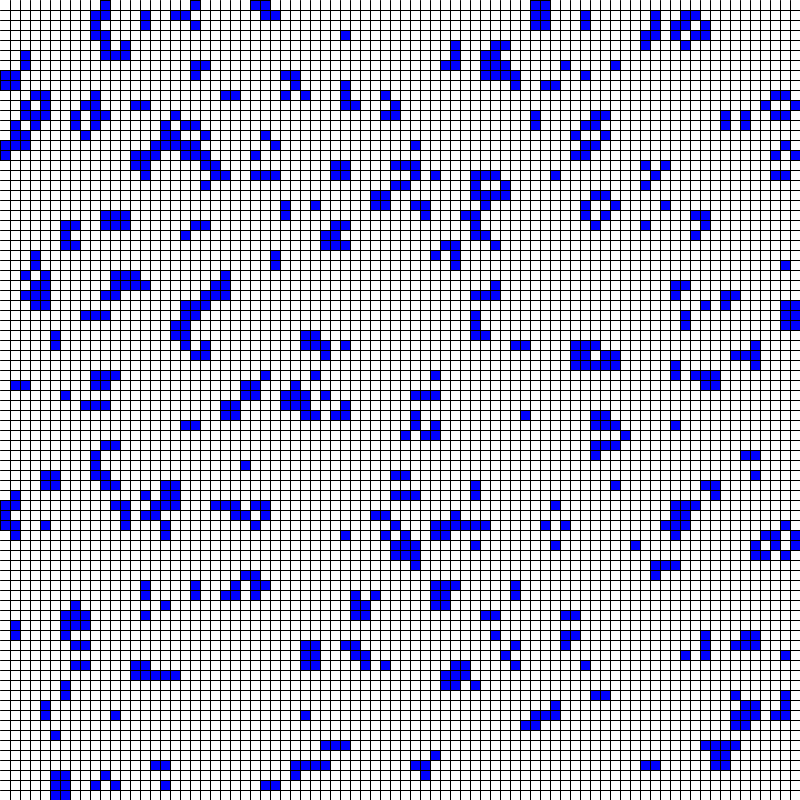
Frame 1 (no input)
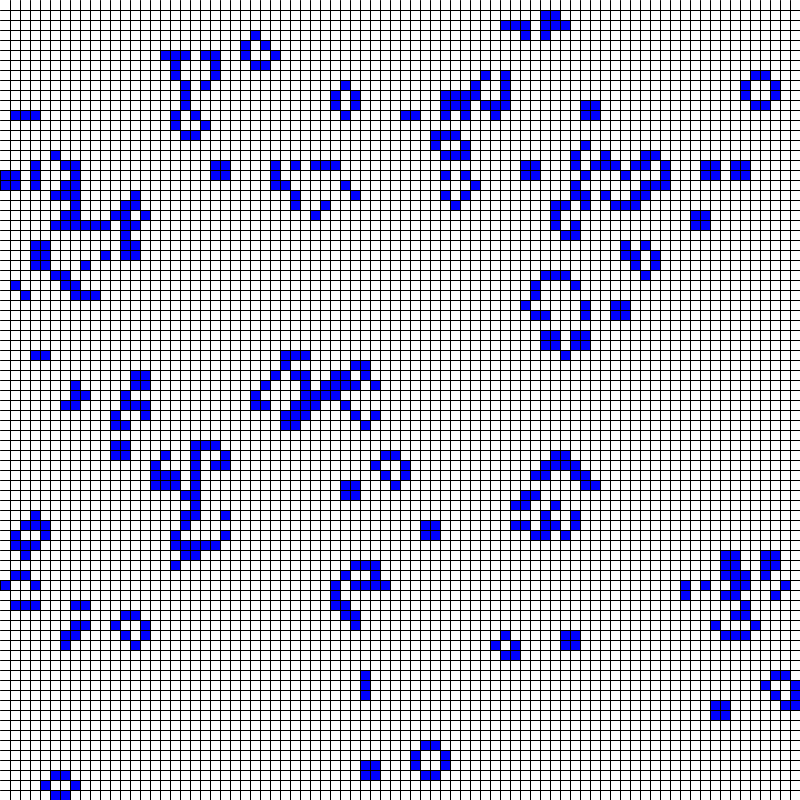
Frame 60 (the mouse pressed at the canvas centre just before this capture)
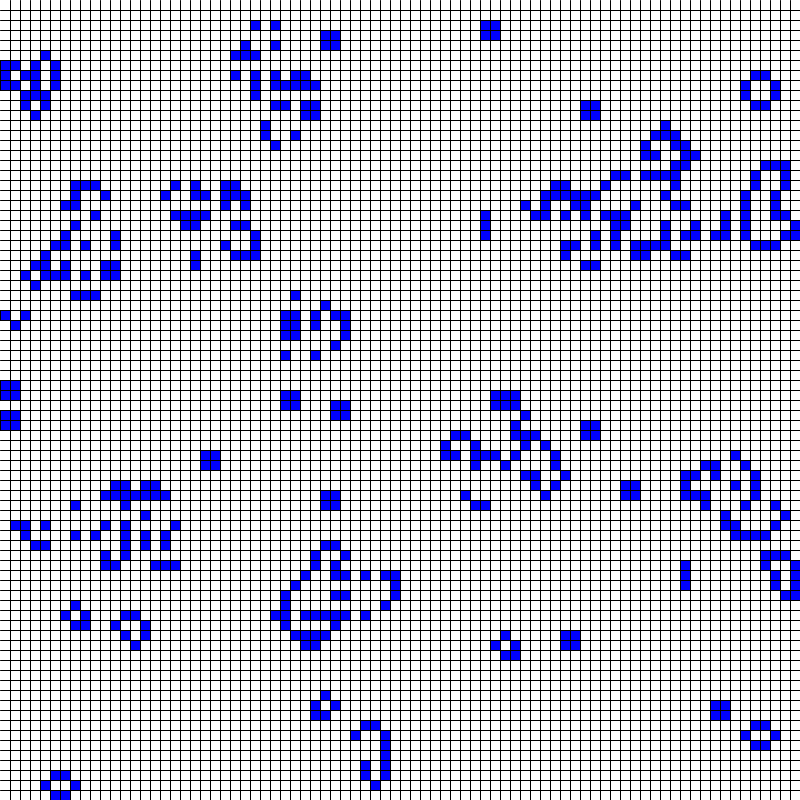
Frame 120 (the mouse held since frame 60 and released just before this capture)

The Processing sketch that drew these frames (run headless with seeded random() and noise(); from frame 60 on, the mouse is pressed at the canvas centre):

// Processing sketch: GameOfLife
// ── GameOfLife.pde
/* https://processing.org/reference/ ...Se uso la página de referencias de Proccessing para todos las funciones en el código.
https://en.wikipedia.org/wiki/Conway's_Game_of_Life#Examples_of_patterns ...De está página estan basadas las reglas del juego.
https://processing.org/examples/gameoflife.html ...Me inspiré de este código para hacer los controles por teclado.
*/
//
//
//Tamaño de la celula representada por un cuadrado.
int tCelula = 10; 
// Probabilidad de que aparezca una celula inicial de 0-100
float probabilidad = 15;
//Cuadricula On-Off - Presiona 'C' para poner o quitar la cuadricula
boolean switchCuadricula = true;
//Variable controladora de tiempo, para controlarlo presiona las teclas '+' o '-'.
int tiempo = 110;
//Variable para pausar el programa. presiona la tecla 'P'.
boolean pausa = false;
//Variable para decidir como comenzar el juego
char entrada;
//Arreglos
boolean[][] celulas;
boolean[][] ancestros;

void setup(){
  
  size(800,800); //Tamaño de la pantalla, se recomienda que sean multiplos del tamaño de la célula
  background(255,255,255);
  fill(0,0,255); //Color rojo
  int x = width/tCelula;
  int y = height/tCelula;
  celulas = new boolean[y][x];
  ancestros = new boolean[y][x];
  
  if(switchCuadricula)cuadricula(width,height);  //Agregar o quitar cuadricula
  
  for(int i = 0; i < y; i += 1){
    for(int j = 0; j < x; j += 1){
      celulas[i][j] = false;
      float r = random(0,1);    //Probabilidad de estar viva
      if(r < probabilidad/100){
        square(j * tCelula, i * tCelula, tCelula);
        ancestros[i][j] = true;
      }else{
        ancestros[i][j] = false;
      }
      
    }
  }
  
  
}

void draw(){
  int x = width/tCelula;
  int y = height/tCelula;
  int limSupX = x - 1;
  int limSupY = y - 1;
  int contador;
  background(255,255,255);
  if(switchCuadricula)cuadricula(width,height);
  //Estado de pausa, solo imprime lo último guardado en celulas[][]
  if(pausa){
    for(int i = 0; i < y; i += 1){
      for(int j = 0; j < x; j += 1){
        if(celulas[i][j])square(j * tCelula, i * tCelula, tCelula);
        }
      }
  }else{//Estado de pausa
  for(int i = 0; i < y; i += 1){
    for(int j = 0; j < x; j += 1){
         contador = 0;
        
        if(j < limSupX){                                  //Ver a la derecha
          if(ancestros[i][j+1]){
            contador += 1;
          }
        }
        if(j > 0){                                       //Ver a la izquierda
          if(ancestros[i][j-1]){
            contador += 1;
          }
        }
        if(i < limSupY){                                //Ver arriba
          if(ancestros[i+1][j]){
            contador += 1;
          }
        }
        if(i > 0){                                      //Ver abajo
          if(ancestros[i-1][j]){
            contador += 1;
          }
        }
        if((j < limSupX) && (i < limSupY)){                //Ver abajo derecha
          if(ancestros[i+1][j+1]){
            contador += 1;
          }
        }
        if((j > 0) && (i > 0)){                           //Ver arriba izquierda
          if(ancestros[i-1][j-1]){
            contador += 1;
          }
        }
        if((i < limSupY) && (j > 0)){                    //Ver abajo izquierda
          if(ancestros[i+1][j-1]){
            contador += 1;
          }
        }
        if((i > 0) && (j < limSupX)){                    //Ver arriba derecha
          if(ancestros[i-1][j+1]){
            contador += 1;
          }
        }
        //Verificación de si está viva o muerta la célula
        if(contador == 3){
          celulas[i][j] = true; 
        }else if((contador == 2) && (ancestros[i][j]==true)){
          celulas[i][j] = true;
        }else{
          celulas[i][j] = false;
        }
        
      }
    }
    //Imprime el estado acutal de las celulas
    for(int i = 0; i < y; i += 1){
      for(int j = 0; j < x; j += 1){
        if(celulas[i][j])square(j * tCelula, i * tCelula, tCelula);
        //Pone la situación actual de las celulas como pasada para la siguiente iteración
        ancestros[i][j] = celulas[i][j];
        }
      }
    delay(tiempo); //Controlador de la velocidad del juego
  }
}

void cuadricula(int ancho, int altura){              //Función para hacer la cuadricula
  for(int i = tCelula; i < ancho; i += tCelula){            //Lineas verticales
    line(i,0,i,altura);
  }
  for(int i = tCelula; i < altura; i += tCelula){           //Lineas horizontales
    line(0,i,ancho,i);
  }
}

void keyPressed(){
  if(key == 'p' || key == 'P'){if(pausa){pausa = false;}else{pausa = true;}}  //Boton pausa 'P'
  if(key == 'c' || key == 'C'){if(switchCuadricula){switchCuadricula = false;}else{switchCuadricula = true;}}  //Botón cuadricula 'c'
  if(key == '-'){tiempo += 20;}  //Que el juego vaya más lento '-'
  if(key == '+'){if(tiempo != 10){tiempo -= 20;}}  //Que el juego vaya más rápido '+'
}
